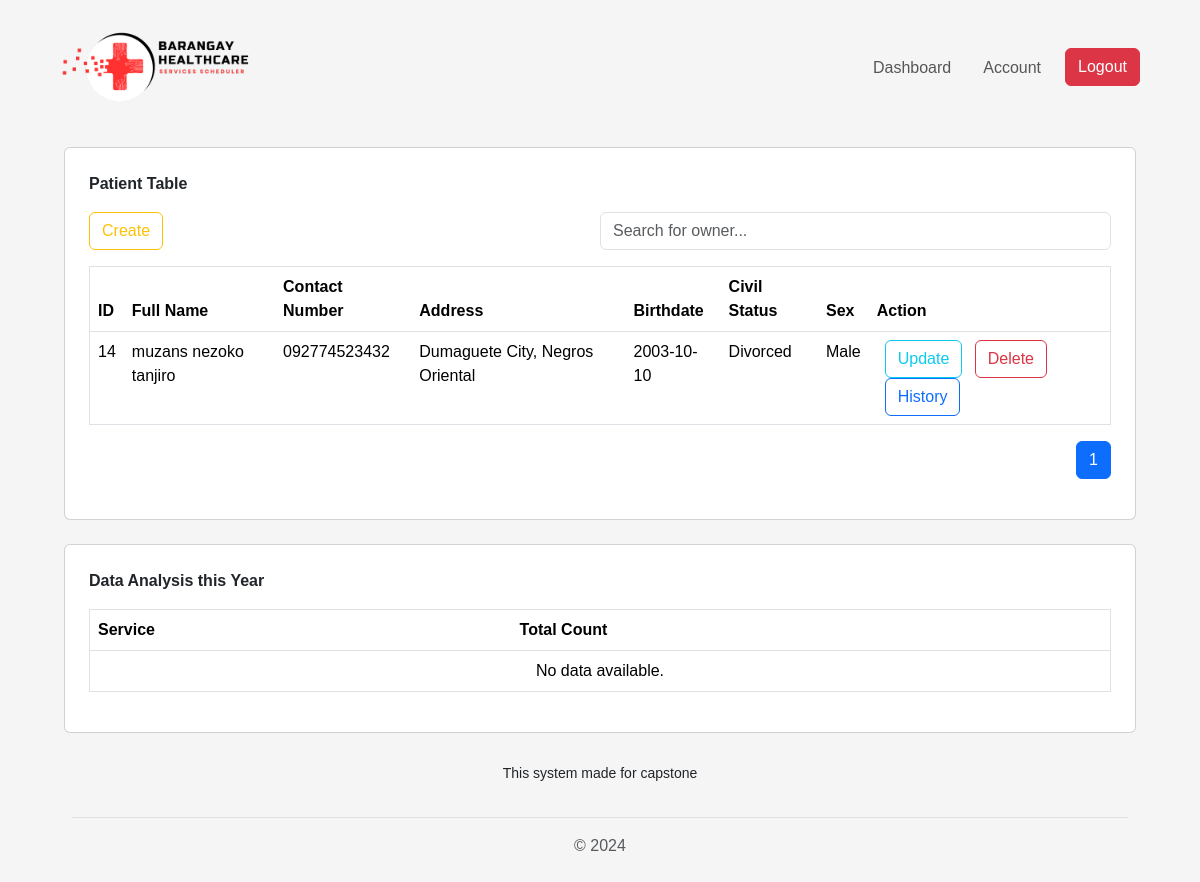
/view/pages/patient/index.php (signed in), run on an earlier commit of the app's database.
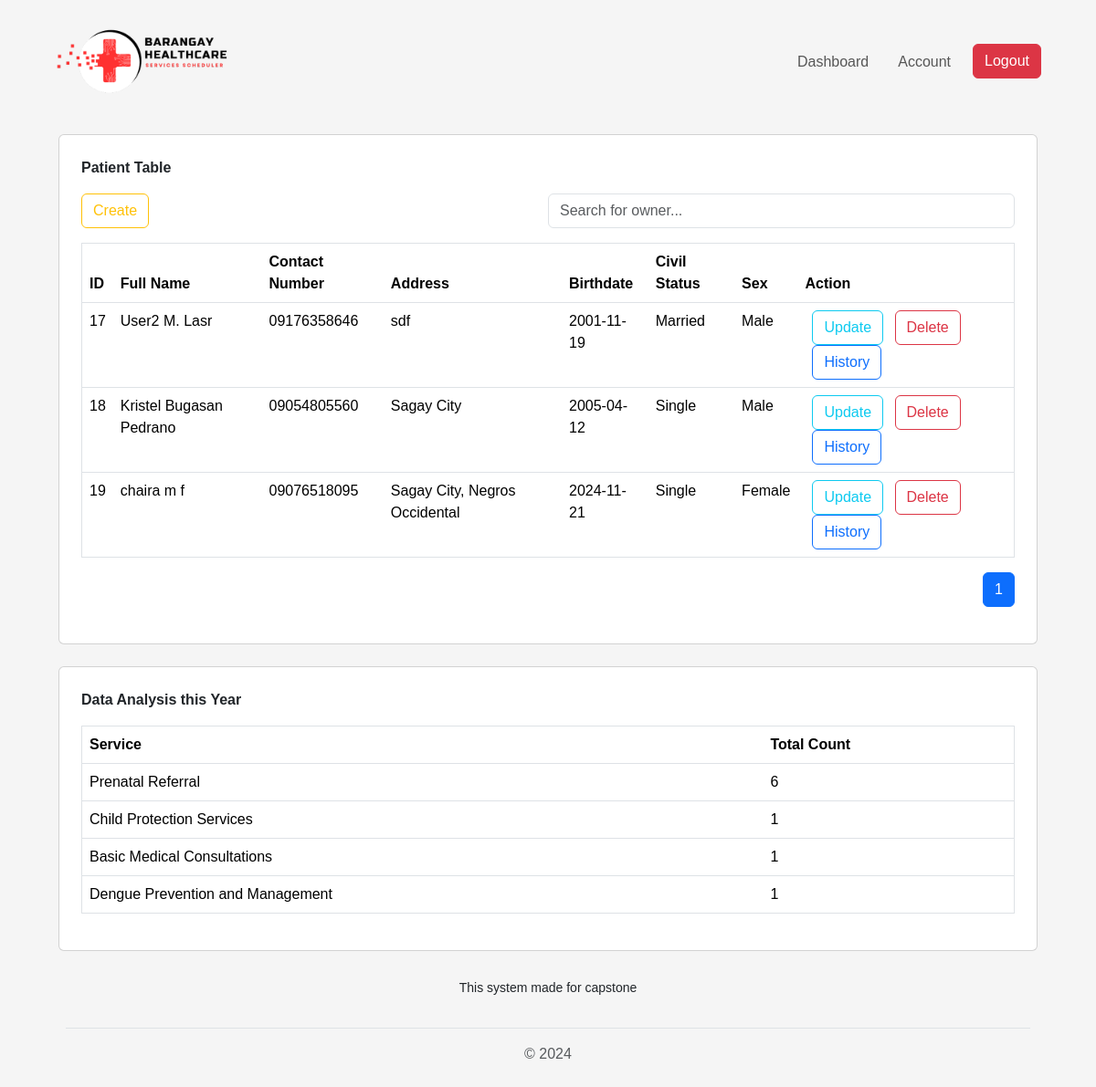
And on a later commit of the database.
### tables this page shows
CREATE TABLE `tbl_patient_info` (
  `id` int(11) NOT NULL,
  `patient_id` varchar(255) NOT NULL,
  `fname` varchar(255) NOT NULL,
  `mname` varchar(255) NOT NULL,
  `lname` varchar(255) NOT NULL,
  `birthdate` varchar(255) NOT NULL,
  `age` varchar(255) NOT NULL,
  `address` varchar(255) NOT NULL,
  `phone_number` varchar(255) NOT NULL,
  `civil_status` varchar(255) NOT NULL,
  `sex` varchar(255) NOT NULL
);

### connection/connection.php (called while the page is built, shortened)
<?php
class config {
    public function __construct(){
        $dsn = "mysql:host=".H.";dbname=".DB;
        $username = U;
        $password = P;
        try {
            $this->pdo = new PDO($dsn, $username, $password);
        } catch (PDOException $e) {
            die("Connection failed: " . $e->getMessage());
        }
    }
}
?>

### controller/PatientController.php (called while the page is built, shortened)
<?php
require_once('../../../services/PatientServices.php');
$patientServices = new PatientServices();
$patients = $patientServices->getAllPatient();
?>

### services/PatientServices.php (called while the page is built, shortened)
<?php
require_once("../../../connection/connection.php");
class PatientServices extends config {
    public function getAllPatient() {
        try {
            $query = "SELECT `id`, `patient_id`,CONCAT(`fname`, ' ', `mname`, ' ', `lname`) AS full_name,  `birthdate`, `address`, `phone_number`, `civil_status`, `sex` FROM `tbl_patient_info` WHERE 1";
            $stmt = $this->pdo->prepare($query);
            $stmt->execute();
            return $stmt->fetchAll(PDO::FETCH_ASSOC);
        } catch (PDOException $e) {
            echo "Error: " . $e->getMessage();
        }
    }
    public function getDataAnalysis() {
        try {
            $query = "SELECT `service_name`, `total_count`
                        FROM `referral_summary`
                        WHERE 1
                        ORDER BY `total_count` DESC;
                        ";
            $stmt = $this->pdo->prepare($query);
            $stmt->execute();
            return $stmt->fetchAll(PDO::FETCH_ASSOC);
        } catch (PDOException $e) {
            echo "Error: " . $e->getMessage();
        }
    }
}
?>

### view/pages/patient/index.php (the view, shortened to what this page needs)
<?php
  $title = "Nursery";
  include_once('../../components/header.php');
  include_once('../../../controller/PatientController.php');
$referralSummary = $patientServices->getDataAnalysis();
?>
<div class="p-3">
<div class="card p-4">
        <p><strong>Patient Table</strong> </p>
        <div class="mb-3 d-flex justify-content-between">
            <a type="button" class="btn btn-outline-warning" href="create.php">Create</a>
            <input type="text" id="searchInput" class="form-control w-50" placeholder="Search for owner...">
        </div>
        <div class="table-responsive">
            <table border="1" class="table" id="nurseryOwnersTable">
                <thead>
                    <tr>
                        <th>ID</th>
                        <th>Full Name</th>
                        <th>Contact Number</th>
                        <th>Address</th>
                        <th>Birthdate</th>
                        <th>Civil Status</th>
                        <th>Sex</th>
                        <th>Action</th>
                    </tr>
                </thead>
                <tbody id="tableBody">
                    <?php if (!empty($patients)): ?>
                        <?php foreach ($patients as $patient): ?>
                            <tr>
                                <td><?php echo htmlspecialchars($patient['id']); ?></td>
                                <td><?php echo htmlspecialchars($patient['full_name']); ?></td>
                                <td><?php echo htmlspecialchars($patient['phone_number']); ?></td>
                                <td><?php echo htmlspecialchars($patient['address']); ?></td>
                                <td><?php echo htmlspecialchars($patient['birthdate']); ?></td>
                                <td><?php echo htmlspecialchars($patient['civil_status']); ?></td>
                                <td><?php echo htmlspecialchars($patient['sex']); ?></td>
                                <td>
                                    <a class="btn btn-outline-info mx-0 mx-md-2" href="update.php?PatientID=<?php echo htmlspecialchars($patient['patient_id']); ?>">Update</a>
                                    <button class="btn btn-outline-danger mt-1 mt-md-0" data-id="<?php echo htmlspecialchars($patient['id']); ?>" onclick="setDeleteId(this)">Delete</button>
                                    <a class="btn btn-outline-primary mx-0 mx-md-2" href="patient_history.php?PatientID=<?php echo htmlspecialchars($patient['patient_id']); ?>">History</a>
                                </td>
                            </tr>
                        <?php endforeach; ?>
                    <?php else: ?>
                        <tr>
                            <td colspan="8" class="text-center">No records found.</td>
                        </tr>
                    <?php endif; ?>
                </tbody>
            </table>
        </div>
        <div class="d-flex justify-content-end">
            <nav>
                <ul class="pagination justify-content-center" id="pagination">
                </ul>
            </nav>
        </div>
    </div>
    <div class="table-responsive">
      <div class="card p-4 mt-4">
        <p><strong>Data Analysis this Year</strong></p>
        <div class="table-responsive">
          <table border="1" class="table" id="referralSummaryTable">
            <thead>
              <tr>
                <th>Service</th>
                <th>Total Count</th>
              </tr>
            </thead>
            <tbody>
              <?php if (!empty($referralSummary)): ?>
                <?php foreach ($referralSummary as $row): ?>
                  <tr>
                    <td><?php echo htmlspecialchars($row['service_name']); ?></td>
                    <td><?php echo htmlspecialchars($row['total_count']); ?></td>
                  </tr>
                <?php endforeach; ?>
              <?php else: ?>
                <tr>
                  <td colspan="2" class="text-center">No data available.</td>
                </tr>
              <?php endif; ?>
            </tbody>
          </table>
        </div>
      </div>
    </div>
<?php include_once('../../components/footer.php'); ?>

### view/components/header.php (shortened to what this page needs)
<!DOCTYPE html>
<html lang="en">
<head>
    <link href="https://cdn.jsdelivr.net/npm/bootstrap@5.3.3/dist/css/bootstrap.min.css" rel="stylesheet">
    <link rel="stylesheet" href="../../css/style.css">
</head>
<body class="px-1 px-md-5">
<?php
    if (!isset($_SESSION['username']) && $title != "User") {
        echo "
                <nav class='navbar navbar-expand-lg navbar-light'>
                    <div class='container-fluid'>
                        <a class='navbar-brand' href='#'><img src='../../../assets/images/border.png' alt='' srcset='' width='auto' height='100'></a>
                        <button class='navbar-toggler' type='button' data-bs-toggle='collapse' data-bs-target='#navbarNav' aria-controls='navbarNav' aria-expanded='false' aria-label='Toggle navigation'>
                            <span class='navbar-toggler-icon'></span>
                        </button>
                        <div class='collapse navbar-collapse' id='navbarNav'>
                            <ul class='navbar-nav ms-auto'>
                                <li class='nav-item'>
                                    <a class='nav-link ms-3' href='../patient/index.php'>Dashboard</a>
                                </li>
                                <li class='nav-item'>
                                    <a class='nav-link ms-3' href='../dashboard/accounts.php'>Account</a>
                                </li>
                                <li class='nav-item'>
                                  <form action='' method='post' class='ms-3'>
                                        <input type='hidden' name='action' value='logout'>
                                        <button class='btn btn-danger btn-md' type='submit'>Logout</button>
                                    </form>
                                </li>
                            </ul>
                        </div>
                    </div>
                </nav>
        ";
    }
?>

### view/components/footer.php (shortened to what this page needs)
<footer class="py-1 px-2  mt-4">
  <ul class="nav justify-content-center border-bottom pb-3 mb-3">
    <p class="nav-item text-center">
      <small>This system made for capstone</small>
    </p>
  </ul>
  <p class="text-center text-body-secondary">© 2024</p>
</footer>
</body>
</html>

### view/css/style.css (style rules this page uses)
body { padding: 5px; background-color: #f5f5f5; font-family: Arial, sans-serif; }

What changed in the data, as far as the page shows it:
removed tbl_patient_info: id "14", full_name "muzans nezoko tanjiro", phone_number "092774523432", address "Dumaguete City, Negros Oriental", birthdate "2003-10-10", civil_status "Divorced", sex "Male"
added tbl_patient_info: id "17", full_name "User2 M. Lasr", phone_number "09176358646", address "sdf", birthdate "2001-11-19", civil_status "Married", sex "Male"
added tbl_patient_info: id "18", full_name "Kristel Bugasan Pedrano", phone_number "09054805560", address "Sagay City", birthdate "2005-04-12", civil_status "Single", sex "Male"
added tbl_patient_info: id "19", full_name "chaira m f", phone_number "09076518095", address "Sagay City, Negros Occidental", birthdate "2024-11-21", civil_status "Single", sex "Female"
Also different on the page:
new list line: "Prenatal Referral 6"
new list line: "Child Protection Services 1"
new list line: "Basic Medical Consultations 1"
new list line: "Dengue Prevention and Management 1"
text no longer shown: "No data available."
